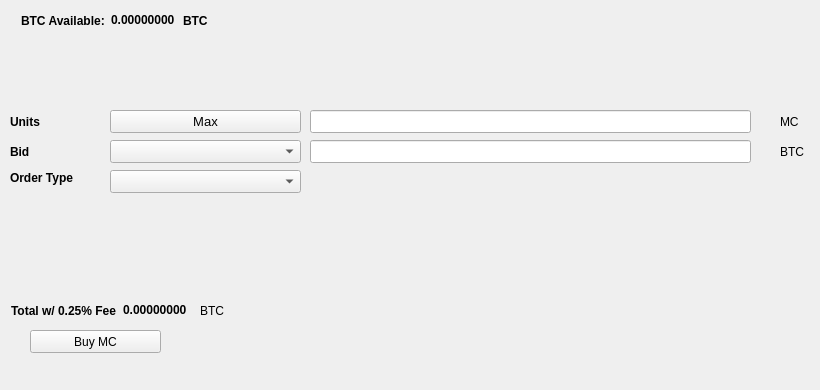
   <widget class="QWidget" name="BuyTab">
    <attribute name="title">
     <string>Buy</string>
    </attribute>
    <widget class="QPushButton" name="BuyMC">
     <property name="geometry">
      <rect>
       <x>30</x>
       <y>330</y>
       <width>131</width>
       <height>23</height>
      </rect>
     </property>
     <property name="text">
      <string>Buy MC</string>
     </property>
     <property name="icon">
      <iconset resource="../mastercoin.qrc">
       <normaloff>:/icons/bitcoin</normaloff>:/icons/bitcoin</iconset>
     </property>
    </widget>
    <widget class="QLabel" name="label_3">
     <property name="geometry">
      <rect>
       <x>10</x>
       <y>110</y>
       <width>46</width>
       <height>23</height>
      </rect>
     </property>
     <property name="font">
      <font>
       <weight>75</weight>
       <bold>true</bold>
      </font>
     </property>
     <property name="text">
      <string>Units</string>
     </property>
    </widget>
    <widget class="QLineEdit" name="UnitsInput">
     <property name="geometry">
      <rect>
       <x>310</x>
       <y>110</y>
       <width>441</width>
       <height>23</height>
      </rect>
     </property>
     <property name="font">
      <font>
       <pointsize>9</pointsize>
       <weight>75</weight>
       <bold>true</bold>
      </font>
     </property>
    </widget>
    <widget class="QLineEdit" name="BuyBidPriceEdit">
     <property name="geometry">
      <rect>
       <x>310</x>
       <y>140</y>
       <width>441</width>
       <height>23</height>
      </rect>
     </property>
     <property name="font">
      <font>
       <pointsize>9</pointsize>
       <weight>75</weight>
       <bold>true</bold>
      </font>
     </property>
    </widget>
    <widget class="QLabel" name="label_4">
     <property name="geometry">
      <rect>
       <x>780</x>
       <y>110</y>
       <width>31</width>
       <height>23</height>
      </rect>
     </property>
     <property name="text">
      <string>MC</string>
     </property>
    </widget>
    <widget class="QLabel" name="label_5">
     <property name="geometry">
      <rect>
       <x>780</x>
       <y>140</y>
       <width>31</width>
       <height>23</height>
      </rect>
     </property>
     <property name="text">
      <string>BTC</string>
     </property>
    </widget>
    <widget class="QLabel" name="label_6">
     <property name="geometry">
      <rect>
       <x>10</x>
       <y>140</y>
       <width>46</width>
       <height>23</height>
      </rect>
     </property>
     <property name="font">
      <font>
       <weight>75</weight>
       <bold>true</bold>
      </font>
     </property>
     <property name="text">
      <string>Bid</string>
     </property>
    </widget>
    <widget class="QLabel" name="label_7">
     <property name="geometry">
      <rect>
       <x>10</x>
       <y>170</y>
       <width>91</width>
       <height>16</height>
      </rect>
     </property>
     <property name="font">
      <font>
       <weight>75</weight>
       <bold>true</bold>
      </font>
     </property>
     <property name="text">
      <string>Order Type</string>
     </property>
    </widget>
    <widget class="QPushButton" name="Buy_Max_Amount">
     <property name="geometry">
      <rect>
       <x>110</x>
       <y>110</y>
       <width>191</width>
       <height>23</height>
      </rect>
     </property>
     <property name="font">
      <font>
       <pointsize>10</pointsize>
      </font>
     </property>
     <property name="text">
      <string>Max</string>
     </property>
    </widget>
    <widget class="QComboBox" name="BuyBidcomboBox">
     <property name="geometry">
      <rect>
       <x>110</x>
       <y>140</y>
       <width>191</width>
       <height>23</height>
      </rect>
     </property>
     <property name="font">
      <font>
       <pointsize>10</pointsize>
      </font>
     </property>
    </widget>
    <widget class="QComboBox" name="buyOrdertypeCombo">
     <property name="geometry">
      <rect>
       <x>110</x>
       <y>170</y>
       <width>191</width>
       <height>23</height>
      </rect>
     </property>
     <property name="font">
      <font>
       <pointsize>10</pointsize>
      </font>
     </property>
    </widget>
    <widget class="QWidget" name="layoutWidget1">
     <property name="geometry">
      <rect>
       <x>21</x>
       <y>11</y>
       <width>227</width>
       <height>19</height>
      </rect>
     </property>
     <layout class="QHBoxLayout" name="horizontalLayout_3">
      <item>
       <widget class="QLabel" name="label232">
        <property name="font">
         <font>
          <weight>75</weight>
          <bold>true</bold>
         </font>
        </property>
        <property name="text">
         <string>BTC Available:</string>
        </property>
       </widget>
      </item>
      <item>
       <widget class="QLabel" name="BtcAvailableLbl">
        <property name="palette">
         <palette>
          <active>
           <colorrole role="WindowText">
            <brush brushstyle="SolidPattern">
             <color alpha="255">
              <red>0</red>
              <green>0</green>
              <blue>0</blue>
             </color>
            </brush>
           </colorrole>
           <colorrole role="Button">
            <brush brushstyle="SolidPattern">
             <color alpha="255">
              <red>0</red>
              <green>170</green>
              <blue>0</blue>
             </color>
            </brush>
           </colorrole>
           <colorrole role="Light">
            <brush brushstyle="SolidPattern">
             <color alpha="255">
              <red>0</red>
              <green>255</green>
              <blue>0</blue>
             </color>
            </brush>
           </colorrole>
           <colorrole role="Midlight">
            <brush brushstyle="SolidPattern">
             <color alpha="255">
              <red>0</red>
              <green>212</green>
              <blue>0</blue>
             </color>
            </brush>
           </colorrole>
           <colorrole role="Dark">
            <brush brushstyle="SolidPattern">
             <color alpha="255">
              <red>0</red>
              <green>85</green>
              <blue>0</blue>
             </color>
            </brush>
           </colorrole>
           <colorrole role="Mid">
            <brush brushstyle="SolidPattern">
             <color alpha="255">
              <red>0</red>
              <green>113</green>
              <blue>0</blue>
             </color>
            </brush>
           </colorrole>
           <colorrole role="Text">
            <brush brushstyle="SolidPattern">
             <color alpha="255">
              <red>0</red>
              <green>170</green>
              <blue>0</blue>
             </color>
            </brush>
           </colorrole>
           <colorrole role="BrightText">
            <brush brushstyle="SolidPattern">
             <color alpha="255">
              <red>255</red>
              <green>255</green>
              <blue>255</blue>
             </color>
            </brush>
           </colorrole>
           <colorrole role="ButtonText">
            <brush brushstyle="SolidPattern">
             <color alpha="255">
              <red>0</red>
              <green>0</green>
              <blue>0</blue>
             </color>
            </brush>
           </colorrole>
           <colorrole role="Base">
            <brush brushstyle="SolidPattern">
             <color alpha="255">
              <red>255</red>
              <green>255</green>
              <blue>255</blue>
             </color>
            </brush>
           </colorrole>
           <colorrole role="Window">
            <brush brushstyle="SolidPattern">
             <color alpha="255">
              <red>0</red>
              <green>170</green>
              <blue>0</blue>
             </color>
            </brush>
           </colorrole>
           <colorrole role="Shadow">
            <brush brushstyle="SolidPattern">
             <color alpha="255">
              <red>0</red>
              <green>0</green>
              <blue>0</blue>
             </color>
            </brush>
           </colorrole>
           <colorrole role="AlternateBase">
            <brush brushstyle="SolidPattern">
             <color alpha="255">
              <red>127</red>
              <green>212</green>
              <blue>127</blue>
             </color>
            </brush>
           </colorrole>
           <colorrole role="ToolTipBase">
            <brush brushstyle="SolidPattern">
             <color alpha="255">
              <red>255</red>
              <green>255</green>
              <blue>220</blue>
             </color>
            </brush>
           </colorrole>
           <colorrole role="ToolTipText">
            <brush brushstyle="SolidPattern">
             <color alpha="255">
              <red>0</red>
              <green>0</green>
              <blue>0</blue>
             </color>
            </brush>
           </colorrole>
          </active>
          <inactive>
           <colorrole role="WindowText">
            <brush brushstyle="SolidPattern">
             <color alpha="255">
              <red>0</red>
              <green>0</green>
              <blue>0</blue>
             </color>
            </brush>
           </colorrole>
           <colorrole role="Button">
            <brush brushstyle="SolidPattern">
             <color alpha="255">
              <red>0</red>
              <green>170</green>
              <blue>0</blue>
             </color>
            </brush>
           </colorrole>
           <colorrole role="Light">
            <brush brushstyle="SolidPattern">
             <color alpha="255">
              <red>0</red>
              <green>255</green>
              <blue>0</blue>
             </color>
            </brush>
           </colorrole>
           <colorrole role="Midlight">
            <brush brushstyle="SolidPattern">
             <color alpha="255">
              <red>0</red>
              <green>212</green>
              <blue>0</blue>
             </color>
            </brush>
           </colorrole>
           <colorrole role="Dark">
            <brush brushstyle="SolidPattern">
             <color alpha="255">
              <red>0</red>
              <green>85</green>
              <blue>0</blue>
             </color>
            </brush>
           </colorrole>
           <colorrole role="Mid">
            <brush brushstyle="SolidPattern">
             <color alpha="255">
              <red>0</red>
              <green>113</green>
              <blue>0</blue>
             </color>
            </brush>
           </colorrole>
           <colorrole role="Text">
            <brush brushstyle="SolidPattern">
             <color alpha="255">
              <red>0</red>
              <green>170</green>
              <blue>0</blue>
             </color>
            </brush>
           </colorrole>
           <colorrole role="BrightText">
            <brush brushstyle="SolidPattern">
             <color alpha="255">
              <red>255</red>
              <green>255</green>
              <blue>255</blue>
             </color>
            </brush>
           </colorrole>
           <colorrole role="ButtonText">
            <brush brushstyle="SolidPattern">
             <color alpha="255">
              <red>0</red>
              <green>0</green>
              <blue>0</blue>
             </color>
            </brush>
           </colorrole>
           <colorrole role="Base">
            <brush brushstyle="SolidPattern">
             <color alpha="255">
              <red>255</red>
              <green>255</green>
              <blue>255</blue>
             </color>
            </brush>
           </colorrole>
           <colorrole role="Window">
            <brush brushstyle="SolidPattern">
             <color alpha="255">
              <red>0</red>
              <green>170</green>
              <blue>0</blue>
             </color>
            </brush>
           </colorrole>
           <colorrole role="Shadow">
            <brush brushstyle="SolidPattern">
             <color alpha="255">
              <red>0</red>
              <green>0</green>
              <blue>0</blue>
             </color>
            </brush>
           </colorrole>
           <colorrole role="AlternateBase">
            <brush brushstyle="SolidPattern">
             <color alpha="255">
              <red>127</red>
              <green>212</green>
              <blue>127</blue>
             </color>
            </brush>
           </colorrole>
           <colorrole role="ToolTipBase">
            <brush brushstyle="SolidPattern">
             <color alpha="255">
              <red>255</red>
              <green>255</green>
              <blue>220</blue>
             </color>
            </brush>
           </colorrole>
           <colorrole role="ToolTipText">
            <brush brushstyle="SolidPattern">
             <color alpha="255">
              <red>0</red>
              <green>0</green>
              <blue>0</blue>
             </color>
            </brush>
           </colorrole>
          </inactive>
          <disabled>
           <colorrole role="WindowText">
            <brush brushstyle="SolidPattern">
             <color alpha="255">
              <red>0</red>
              <green>85</green>
              <blue>0</blue>
             </color>
            </brush>
           </colorrole>
           <colorrole role="Button">
            <brush brushstyle="SolidPattern">
             <color alpha="255">
              <red>0</red>
              <green>170</green>
              <blue>0</blue>
             </color>
            </brush>
           </colorrole>
           <colorrole role="Light">
            <brush brushstyle="SolidPattern">
             <color alpha="255">
              <red>0</red>
              <green>255</green>
              <blue>0</blue>
             </color>
            </brush>
           </colorrole>
           <colorrole role="Midlight">
            <brush brushstyle="SolidPattern">
             <color alpha="255">
              <red>0</red>
              <green>212</green>
              <blue>0</blue>
             </color>
            </brush>
           </colorrole>
           <colorrole role="Dark">
            <brush brushstyle="SolidPattern">
             <color alpha="255">
              <red>0</red>
              <green>85</green>
              <blue>0</blue>
             </color>
            </brush>
           </colorrole>
           <colorrole role="Mid">
            <brush brushstyle="SolidPattern">
             <color alpha="255">
              <red>0</red>
              <green>113</green>
              <blue>0</blue>
             </color>
            </brush>
           </colorrole>
           <colorrole role="Text">
            <brush brushstyle="SolidPattern">
             <color alpha="255">
              <red>0</red>
              <green>85</green>
              <blue>0</blue>
             </color>
            </brush>
           </colorrole>
           <colorrole role="BrightText">
            <brush brushstyle="SolidPattern">
             <color alpha="255">
              <red>255</red>
              <green>255</green>
              <blue>255</blue>
             </color>
            </brush>
           </colorrole>
           <colorrole role="ButtonText">
            <brush brushstyle="SolidPattern">
             <color alpha="255">
              <red>0</red>
              <green>85</green>
              <blue>0</blue>
             </color>
            </brush>
           </colorrole>
           <colorrole role="Base">
            <brush brushstyle="SolidPattern">
             <color alpha="255">
              <red>0</red>
              <green>170</green>
              <blue>0</blue>
             </color>
            </brush>
           </colorrole>
           <colorrole role="Window">
            <brush brushstyle="SolidPattern">
             <color alpha="255">
              <red>0</red>
              <green>170</green>
              <blue>0</blue>
             </color>
            </brush>
           </colorrole>
           <colorrole role="Shadow">
            <brush brushstyle="SolidPattern">
             <color alpha="255">
              <red>0</red>
              <green>0</green>
              <blue>0</blue>
             </color>
            </brush>
           </colorrole>
           <colorrole role="AlternateBase">
            <brush brushstyle="SolidPattern">
             <color alpha="255">
              <red>0</red>
              <green>170</green>
              <blue>0</blue>
             </color>
            </brush>
           </colorrole>
           <colorrole role="ToolTipBase">
            <brush brushstyle="SolidPattern">
             <color alpha="255">
              <red>255</red>
              <green>255</green>
              <blue>220</blue>
             </color>
            </brush>
           </colorrole>
           <colorrole role="ToolTipText">
            <brush brushstyle="SolidPattern">
             <color alpha="255">
              <red>0</red>
              <green>0</green>
              <blue>0</blue>
             </color>
            </brush>
           </colorrole>
          </disabled>
         </palette>
        </property>
        <property name="font">
         <font>
          <weight>75</weight>
          <bold>true</bold>
         </font>
        </property>
        <property name="text">
         <string>0.00000000</string>
        </property>
        <property name="textInteractionFlags">
         <set>Qt::LinksAccessibleByMouse|Qt::TextSelectableByKeyboard|Qt::TextSelectableByMouse</set>
        </property>
       </widget>
      </item>
      <item>
       <widget class="QLabel" name="BtcAvailableLbl_2">
        <property name="font">
         <font>
          <weight>75</weight>
          <bold>true</bold>
         </font>
        </property>
        <property name="text">
         <string>BTC</string>
        </property>
       </widget>
      </item>
     </layout>
    </widget>
    <widget class="QWidget" name="layoutWidge2">
     <property name="geometry">
      <rect>
       <x>11</x>
       <y>301</y>
       <width>259</width>
       <height>19</height>
      </rect>
     </property>
     <layout class="QHBoxLayout" name="horizontalLayout_4">
      <item>
       <widget class="QLabel" name="label_9">
        <property name="font">
         <font>
          <weight>75</weight>
          <bold>true</bold>
         </font>
        </property>
        <property name="text">
         <string>Total w/ 0.25% Fee</string>
        </property>
       </widget>
      </item>
      <item>
       <widget class="QLabel" name="BuyCostLabel">
        <property name="palette">
         <palette>
          <active>
           <colorrole role="WindowText">
            <brush brushstyle="SolidPattern">
             <color alpha="255">
              <red>0</red>
              <green>0</green>
              <blue>0</blue>
             </color>
            </brush>
           </colorrole>
           <colorrole role="Button">
            <brush brushstyle="SolidPattern">
             <color alpha="255">
              <red>0</red>
              <green>170</green>
              <blue>0</blue>
             </color>
            </brush>
           </colorrole>
           <colorrole role="Light">
            <brush brushstyle="SolidPattern">
             <color alpha="255">
              <red>0</red>
              <green>255</green>
              <blue>0</blue>
             </color>
            </brush>
           </colorrole>
           <colorrole role="Midlight">
            <brush brushstyle="SolidPattern">
             <color alpha="255">
              <red>0</red>
              <green>212</green>
              <blue>0</blue>
             </color>
            </brush>
           </colorrole>
           <colorrole role="Dark">
            <brush brushstyle="SolidPattern">
             <color alpha="255">
              <red>0</red>
              <green>85</green>
              <blue>0</blue>
             </color>
            </brush>
           </colorrole>
           <colorrole role="Mid">
            <brush brushstyle="SolidPattern">
             <color alpha="255">
              <red>0</red>
              <green>113</green>
              <blue>0</blue>
             </color>
            </brush>
           </colorrole>
           <colorrole role="Text">
            <brush brushstyle="SolidPattern">
             <color alpha="255">
              <red>0</red>
              <green>170</green>
              <blue>0</blue>
             </color>
            </brush>
           </colorrole>
           <colorrole role="BrightText">
            <brush brushstyle="SolidPattern">
             <color alpha="255">
              <red>255</red>
              <green>255</green>
              <blue>255</blue>
             </color>
            </brush>
           </colorrole>
           <colorrole role="ButtonText">
            <brush brushstyle="SolidPattern">
             <color alpha="255">
              <red>0</red>
              <green>0</green>
              <blue>0</blue>
             </color>
            </brush>
           </colorrole>
           <colorrole role="Base">
            <brush brushstyle="SolidPattern">
             <color alpha="255">
              <red>255</red>
              <green>255</green>
              <blue>255</blue>
             </color>
            </brush>
           </colorrole>
           <colorrole role="Window">
            <brush brushstyle="SolidPattern">
             <color alpha="255">
              <red>0</red>
              <green>170</green>
              <blue>0</blue>
             </color>
            </brush>
           </colorrole>
           <colorrole role="Shadow">
            <brush brushstyle="SolidPattern">
             <color alpha="255">
              <red>0</red>
              <green>0</green>
              <blue>0</blue>
             </color>
            </brush>
           </colorrole>
           <colorrole role="AlternateBase">
            <brush brushstyle="SolidPattern">
             <color alpha="255">
              <red>127</red>
              <green>212</green>
              <blue>127</blue>
             </color>
            </brush>
           </colorrole>
           <colorrole role="ToolTipBase">
            <brush brushstyle="SolidPattern">
             <color alpha="255">
              <red>255</red>
              <green>255</green>
              <blue>220</blue>
             </color>
            </brush>
           </colorrole>
           <colorrole role="ToolTipText">
            <brush brushstyle="SolidPattern">
             <color alpha="255">
              <red>0</red>
              <green>0</green>
              <blue>0</blue>
             </color>
            </brush>
           </colorrole>
          </active>
          <inactive>
           <colorrole role="WindowText">
            <brush brushstyle="SolidPattern">
             <color alpha="255">
              <red>0</red>
              <green>0</green>
              <blue>0</blue>
             </color>
            </brush>
           </colorrole>
           <colorrole role="Button">
            <brush brushstyle="SolidPattern">
             <color alpha="255">
              <red>0</red>
              <green>170</green>
              <blue>0</blue>
             </color>
            </brush>
           </colorrole>
           <colorrole role="Light">
            <brush brushstyle="SolidPattern">
             <color alpha="255">
              <red>0</red>
              <green>255</green>
              <blue>0</blue>
             </color>
            </brush>
           </colorrole>
           <colorrole role="Midlight">
            <brush brushstyle="SolidPattern">
             <color alpha="255">
              <red>0</red>
              <green>212</green>
              <blue>0</blue>
             </color>
            </brush>
           </colorrole>
           <colorrole role="Dark">
            <brush brushstyle="SolidPattern">
             <color alpha="255">
              <red>0</red>
              <green>85</green>
              <blue>0</blue>
             </color>
            </brush>
           </colorrole>
           <colorrole role="Mid">
            <brush brushstyle="SolidPattern">
             <color alpha="255">
              <red>0</red>
              <green>113</green>
              <blue>0</blue>
             </color>
            </brush>
           </colorrole>
           <colorrole role="Text">
            <brush brushstyle="SolidPattern">
             <color alpha="255">
              <red>0</red>
              <green>170</green>
              <blue>0</blue>
             </color>
            </brush>
           </colorrole>
           <colorrole role="BrightText">
            <brush brushstyle="SolidPattern">
             <color alpha="255">
              <red>255</red>
              <green>255</green>
              <blue>255</blue>
             </color>
            </brush>
           </colorrole>
           <colorrole role="ButtonText">
            <brush brushstyle="SolidPattern">
             <color alpha="255">
              <red>0</red>
              <green>0</green>
              <blue>0</blue>
             </color>
            </brush>
           </colorrole>
           <colorrole role="Base">
            <brush brushstyle="SolidPattern">
             <color alpha="255">
              <red>255</red>
              <green>255</green>
              <blue>255</blue>
             </color>
            </brush>
           </colorrole>
           <colorrole role="Window">
            <brush brushstyle="SolidPattern">
             <color alpha="255">
              <red>0</red>
              <green>170</green>
              <blue>0</blue>
             </color>
            </brush>
           </colorrole>
           <colorrole role="Shadow">
            <brush brushstyle="SolidPattern">
             <color alpha="255">
              <red>0</red>
              <green>0</green>
              <blue>0</blue>
             </color>
            </brush>
           </colorrole>
           <colorrole role="AlternateBase">
            <brush brushstyle="SolidPattern">
             <color alpha="255">
              <red>127</red>
              <green>212</green>
              <blue>127</blue>
             </color>
            </brush>
           </colorrole>
           <colorrole role="ToolTipBase">
            <brush brushstyle="SolidPattern">
             <color alpha="255">
              <red>255</red>
              <green>255</green>
              <blue>220</blue>
             </color>
            </brush>
           </colorrole>
           <colorrole role="ToolTipText">
            <brush brushstyle="SolidPattern">
             <color alpha="255">
              <red>0</red>
              <green>0</green>
              <blue>0</blue>
             </color>
            </brush>
           </colorrole>
          </inactive>
          <disabled>
           <colorrole role="WindowText">
            <brush brushstyle="SolidPattern">
             <color alpha="255">
              <red>0</red>
              <green>85</green>
              <blue>0</blue>
             </color>
            </brush>
           </colorrole>
           <colorrole role="Button">
            <brush brushstyle="SolidPattern">
             <color alpha="255">
              <red>0</red>
              <green>170</green>
              <blue>0</blue>
             </color>
            </brush>
           </colorrole>
           <colorrole role="Light">
            <brush brushstyle="SolidPattern">
             <color alpha="255">
              <red>0</red>
              <green>255</green>
              <blue>0</blue>
             </color>
            </brush>
           </colorrole>
           <colorrole role="Midlight">
            <brush brushstyle="SolidPattern">
             <color alpha="255">
              <red>0</red>
              <green>212</green>
              <blue>0</blue>
             </color>
            </brush>
           </colorrole>
           <colorrole role="Dark">
            <brush brushstyle="SolidPattern">
             <color alpha="255">
              <red>0</red>
              <green>85</green>
              <blue>0</blue>
             </color>
            </brush>
           </colorrole>
           <colorrole role="Mid">
            <brush brushstyle="SolidPattern">
             <color alpha="255">
              <red>0</red>
              <green>113</green>
              <blue>0</blue>
             </color>
            </brush>
           </colorrole>
           <colorrole role="Text">
            <brush brushstyle="SolidPattern">
             <color alpha="255">
              <red>0</red>
              <green>85</green>
              <blue>0</blue>
             </color>
            </brush>
           </colorrole>
           <colorrole role="BrightText">
            <brush brushstyle="SolidPattern">
             <color alpha="255">
              <red>255</red>
              <green>255</green>
              <blue>255</blue>
             </color>
            </brush>
           </colorrole>
           <colorrole role="ButtonText">
            <brush brushstyle="SolidPattern">
             <color alpha="255">
              <red>0</red>
              <green>85</green>
              <blue>0</blue>
             </color>
            </brush>
           </colorrole>
           <colorrole role="Base">
            <brush brushstyle="SolidPattern">
             <color alpha="255">
              <red>0</red>
              <green>170</green>
              <blue>0</blue>
             </color>
            </brush>
           </colorrole>
           <colorrole role="Window">
            <brush brushstyle="SolidPattern">
             <color alpha="255">
              <red>0</red>
              <green>170</green>
              <blue>0</blue>
             </color>
            </brush>
           </colorrole>
           <colorrole role="Shadow">
            <brush brushstyle="SolidPattern">
             <color alpha="255">
              <red>0</red>
              <green>0</green>
              <blue>0</blue>
             </color>
            </brush>
           </colorrole>
           <colorrole role="AlternateBase">
            <brush brushstyle="SolidPattern">
             <color alpha="255">
              <red>0</red>
              <green>170</green>
              <blue>0</blue>
             </color>
            </brush>
           </colorrole>
           <colorrole role="ToolTipBase">
            <brush brushstyle="SolidPattern">
             <color alpha="255">
              <red>255</red>
              <green>255</green>
              <blue>220</blue>
             </color>
            </brush>
           </colorrole>
           <colorrole role="ToolTipText">
            <brush brushstyle="SolidPattern">
             <color alpha="255">
              <red>0</red>
              <green>0</green>
              <blue>0</blue>
             </color>
            </brush>
           </colorrole>
          </disabled>
         </palette>
        </property>
        <property name="font">
         <font>
          <weight>75</weight>
          <bold>true</bold>
         </font>
        </property>
        <property name="autoFillBackground">
         <bool>false</bool>
        </property>
        <property name="text">
         <string>0.00000000</string>
        </property>
        <property name="textInteractionFlags">
         <set>Qt::LinksAccessibleByMouse|Qt::TextSelectableByMouse</set>
        </property>
       </widget>
      </item>
      <item>
       <widget class="QLabel" name="label_10">
        <property name="font">
         <font>
          <weight>50</weight>
          <bold>false</bold>
         </font>
        </property>
        <property name="text">
         <string>BTC</string>
        </property>
       </widget>
      </item>
     </layout>
    </widget>
    <widget class="QLabel" name="label_24">
     <property name="geometry">
      <rect>
       <x>460</x>
       <y>300</y>
       <width>281</width>
       <height>81</height>
      </rect>
     </property>
     <property name="text">
      <string/>
     </property>
     <property name="pixmap">
      <pixmap>:/images/bittrex</pixmap>
     </property>
    </widget>
   </widget>
